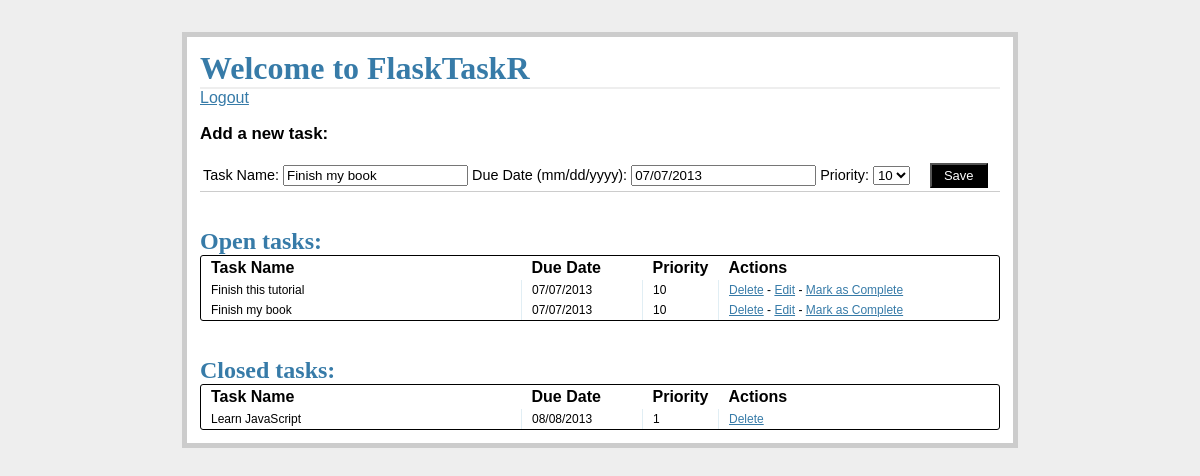
/update/2 (signed in), run on an earlier commit of the app's database.
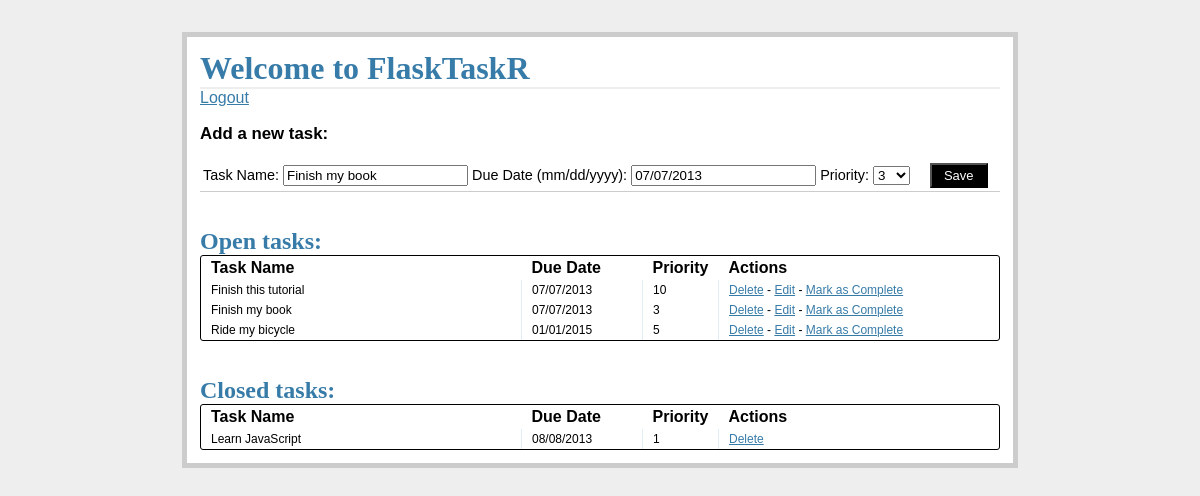
And on a later commit of the database.
### tables this page shows
CREATE TABLE ftasks(
                task_id INTEGER PRIMARY KEY AUTOINCREMENT,
                name TEXT NOT NULL,
                due_date TEXT NOT NULL,
                priority INTEGER NOT NULL,
                status INTEGER NOT NULL);

### flasktaskr.py (the view)
@app.route('/update/<int:task_id>',)
@login_required
def update(task_id):
    g.db = connect_db()
    cur = g.db.execute('select name, due_date, priority, status from ftasks where task_id='+str(task_id))
    for row in cur.fetchall():
        nameEdit = row[0]
        due_dateEdit = row[1]
        priorityEdit = row[2]
        statusEdit = row[3]
        task_idEdit = task_id
    cur = g.db.execute('select name, due_date, priority, task_id from ftasks where status=1')
    open_tasks = [dict(name=row[0], due_date=row[1], priority=row[2], task_id=row[3]) for row in cur.fetchall()]
    cur = g.db.execute('select name, due_date, priority, task_id from ftasks where status=0')
    closed_tasks = [dict(name=row[0], due_date=row[1], priority=row[2], task_id=row[3]) for row in cur.fetchall()]
    g.db.close()
    return render_template('tasks.html', nameEdit=nameEdit, due_dateEdit=due_dateEdit, priorityEdit=priorityEdit, statusEdit=statusEdit, task_idEdit=task_idEdit, open_tasks=open_tasks, closed_tasks=closed_tasks)

### flasktaskr.py (called while the page is built)
def connect_db():
    return sqlite3.connect(app.config['DATABASE'])

def login_required(test):
    @wraps(test)
    def wrap(*args, **kwargs):
        if 'logged_in' in session:
            return test(*args, **kwargs)
        else:
            flash('You need to login first.')
            return redirect(url_for('login'))
    return wrap

### templates/tasks.html (shortened to what this page needs)
{% extends "template.html" %}
{% block content %}
    <h1>Welcome to FlaskTaskR</h1>
    <a href="/logout">Logout</a>
    <div class="add-task">
        <h3>Add a new task:</h3>
        <table>
        <tr>
        <form action="{{ url_for('add') }}" method="post">
            <td>
            <label>Task Name:</label>
            <input name="name" type="text" value="{{ nameEdit }}">
            </td>
            <td>
            <label>Due Date (mm/dd/yyyy):</label>
            <input name="due_date" type="text" width="120px" value="{{ due_dateEdit }}">
            </td>
            <td>
            <label>Priority:</label>
            <select name="priority" width="100px" id="cbP">
            <option value="3">3</option>
            <option value="10">10</option>
            </select>
            </td>
            <td>
            <input class="button" type="submit" value="Save">
            </td>
        </form>
        </tr>
        </table>
    </div>
    <div class="entries">
    <br/>
    <br/>
    <h2>Open tasks:</h2>
    <div class="datagrid">
    <table>
        <thread>
        <tr>
        <th width="300px"><strong>Task Name</strong></th>
        <th width="100px"><strong>Due Date</strong></th>
        <th width="50px"><strong>Priority</strong></th>
        <th><strong>Actions</strong></th>
        </tr>
        </thread>
        {% for o in open_tasks %}
        <tr>
        <td width="300px">{{ o.name }}</td>
        <td width="100px">{{ o.due_date }}</td>
        <td width="50px">{{ o.priority }}</td>
        <td>
            <a href="{{ url_for('delete', task_id = o.task_id) }}">Delete</a>  -
            <a href="{{ url_for('update', task_id = o.task_id) }}">Edit</a>  -
            <a href="{{ url_for('complete', task_id = o.task_id) }}">Mark as Complete</a>
        </td>
        </tr>
        {% endfor %}
    </table>
    </div>
    </div>
    <br/>
    <br/>
    <div class="entries">
    <h2>Closed tasks:</h2>
    <div class="datagrid">
    <table>
        <thread>
        <tr>
        <th width="300px"><strong>Task Name</strong></th>
        <th width="100px"><strong>Due Date</strong></th>
        <th width="50px"><strong>Priority</strong></th>
        <th><strong>Actions</strong></th>
        </tr>
        </thread>
        {% for c in closed_tasks %}
        <tr>
        <td width="300px">{{ c.name }}</td>
        <td width="100px">{{ c.due_date }}</td>
        <td width="50px">{{ c.priority }}</td>
        <td>
            <a href="{{ url_for('delete', task_id = c.task_id) }}">Delete</a>
        </td>
        </tr>
        {% endfor %}
    </table>
    </div>
    </div>
{% endblock %}

### templates/template.html (shortened to what this page needs)
<!DOCTYPE html>
<html>
  <head>
    <link rel="stylesheet" href="{{ url_for('static', filename='styles.css') }}">
  </head>
  <body>
    <div class="page">
      {% block content %}
      {% endblock %}
    </div>
  </body>
</html>

### static/styles.css (style rules this page uses)
body { font-family: sans-serif; background: #eee; }
a, h1, h2 { color: #377BA8; }
h1, h2 { font-family: 'Georgia', serif; margin: 0; }
h1 { border-bottom: 2px solid #eee; }
h2 { font-size: 1.5em; }
.page { margin: 2em auto; width: 50em; border: 5px solid #ccc; padding: 0.8em; background: white; }
.entries { list-style: none; margin: 0; padding: 0; }
.add-task { font-size: 0.9em; border-bottom: 1px solid #ccc; }
.datagrid table { border-collapse: collapse; text-align: left; width: 100%; }
.datagrid { background: #fff; overflow: hidden; border: 1px solid #000000; -webkit-border-radius: 3px; -moz-border-radius: 3px; border-radius: 3px; }
.datagrid table td, .datagrid table th { padding: 3px 10px; }
.datagrid table tbody td { color: #000000; border-left: 1px solid #E1EEF4;font-size: 12px;font-weight: normal; }
.datagrid table tbody td:first-child { border-left: none; }
.datagrid table tbody tr:last-child td { border-bottom: none; }
.button { background-color:#000; display:inline-block; color:#ffffff; font-size:13px; padding:3px 12px; margin: 0; text-decoration:none; position:relative; }

What changed in the data, as far as the page shows it:
changed ftasks "Finish my book": priority "10" → "3"
added ftasks: name "Ride my bicycle", due_date "01/01/2015", priority "5", shown under "Open tasks:"
Also different on the page:
form field priority: "10" → "3"
